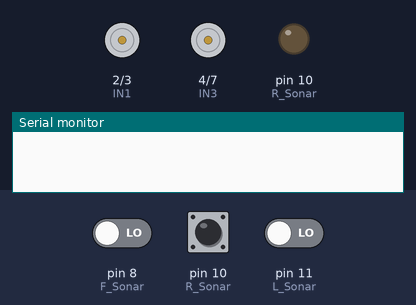
A sketch run on a simulated Arduino Uno, built with avr-gcc and run on an emulated ATmega328P. Shown: motor-driver pin pairs drawn as motors (green arrow = first pin HIGH = forward, orange = second pin HIGH = backward, longer = more drive, scaled by the enable pin), output pins drawn as LEDs (lit = HIGH), the last lines printed to the serial monitor. Inputs (shaded band) come from the test bench; at power-on: pin 10 (R_Sonar) LOW, pin 8 (F_Sonar) LOW, pin 11 (L_Sonar) LOW.

Above: at 1.2 s.
1.3 s: pin 10 (R_Sonar) pulsed HIGH 5 times (0.12 s each, 0.3 s apart)
At 3.1 s:
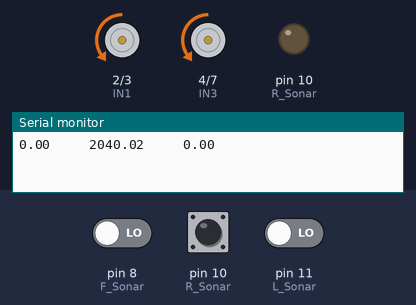
Timing chart, 0 to 13.8 s (numbered marks = the images above; inputs shaded):
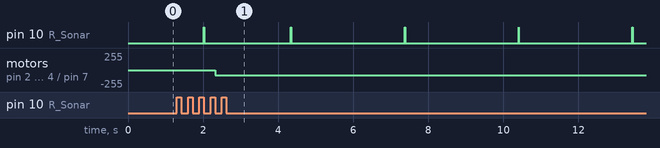

The sketch:

20230117_noping.ino
```cpp
#define IN1 2 //왼쪽 모터
#define IN2 3
#define ENL 5
#define IN3 4 //오른쪽 모터
#define IN4 7
#define ENR 6

#define F_Sonar 8
#define L_Sonar 11
#define R_Sonar 10

#define Circle 1400

void setup()
{
  pinMode(IN1, OUTPUT);
  pinMode(IN2, OUTPUT);
  pinMode(ENL, OUTPUT);

  pinMode(IN3, OUTPUT);
  pinMode(IN4, OUTPUT);
  pinMode(ENR, OUTPUT);

  pinMode(F_Sonar, OUTPUT);
  pinMode(L_Sonar, OUTPUT);
  pinMode(R_Sonar, OUTPUT);

  Serial.begin(9600);
}
float F_Sonar_sensor(){ //전방 초음파
  float duration = 0.0;
    float distance = 0.0;

    pinMode(F_Sonar, OUTPUT);
    digitalWrite(F_Sonar,LOW);
    digitalWrite(F_Sonar,HIGH);
    delay(10);
    digitalWrite(F_Sonar,LOW);

    pinMode(F_Sonar, INPUT);
    duration = pulseIn(F_Sonar,HIGH);

    distance = (duration*340.0)/2.0/10000.0;
    return distance;
}
float L_Sonar_sensor(){ //왼쪽 측면 초음파
  float duration = 0.0;
    float distance = 0.0;

    pinMode(L_Sonar, OUTPUT);
    digitalWrite(L_Sonar,LOW);
    digitalWrite(L_Sonar,HIGH);
    delay(10);
    digitalWrite(L_Sonar,LOW);

    pinMode(L_Sonar, INPUT);
    duration = pulseIn(L_Sonar,HIGH);

    distance = (duration*340.0)/2.0/10000.0;
    return distance;
}
float R_Sonar_sensor(){ //오른쪽 측면 초음파
  float duration = 0.0;
    float distance = 0.0;

    pinMode(R_Sonar, OUTPUT);
    digitalWrite(R_Sonar,LOW);
    digitalWrite(R_Sonar,HIGH);
    delay(10);
    digitalWrite(R_Sonar,LOW);

    pinMode(R_Sonar, INPUT);
    duration = pulseIn(R_Sonar,HIGH);

    distance = (duration*340.0)/2.0/10000.0;
    return distance;
}
void movement(int dir_1,int speed_1,int dir_r,int speed_r){
  switch(dir_1){ //왼쪽 모터 제어
  case 1: //전진
    digitalWrite(IN1,HIGH);
    digitalWrite(IN2,LOW);
    analogWrite(ENL,speed_1);
    break;
  case -1: //후진
    digitalWrite(IN1,LOW);
    digitalWrite(IN2,HIGH);
    analogWrite(ENL,speed_1);
    break;
  default: //정지
    digitalWrite(IN1,LOW);
    digitalWrite(IN2,LOW);
    analogWrite(ENL,0);
    break;
  }
  switch(dir_r){ //오른쪽 모터 제어
  case 1: //전진
    digitalWrite(IN3,HIGH);
    digitalWrite(IN4,LOW);
    analogWrite(ENR,speed_r);
    break;
  case -1: //후진
    digitalWrite(IN3,LOW);
    digitalWrite(IN4,HIGH);
    analogWrite(ENR,speed_r);
    break;
  default: //정지
    digitalWrite(IN3,LOW);
    digitalWrite(IN4,LOW);
    analogWrite(ENR,0);
    break;
  }
}

void basic(int mode){ //이동 단축
  switch(mode){
    case 1: //전진
      movement(-1,80,-1,80);
      break;
    case 2: //후진
      movement(1,80,1,80);
      break;
    case 3: //좌회전
      movement(1,80,-1,80);
      break;
    case 4: //우회전
      movement(-1,80,1,80);
      break;
    case 0:
      movement(0,0,0,0);
      break;
  }
}
double F_distance =0;
double L_distance =0;
double R_distance =0;

void loop() {
    float F_sonar_distance = 0.0;
    F_sonar_distance = F_Sonar_sensor();
    float L_sonar_distance = 0.0;
    L_sonar_distance = L_Sonar_sensor();
    float R_sonar_distance = 0.0;
    R_sonar_distance = R_Sonar_sensor();

    Serial.print(F_sonar_distance);
    Serial.print("     ");
    Serial.print(R_sonar_distance);
    Serial.print("     ");
    Serial.println(L_sonar_distance);

    if(F_distance!=0&&F_distance<200){
      basic(3);
      delay(Circle);
    }
    if(L_distance!=0&&L_distance<200){
      basic(3);
      delay(Circle/2);
    }
    if(R_distance!=0&&R_distance<200){
      basic(4);
      delay(Circle/2);
    }

    basic(1);
}
```

Measured:
- after the input at 1.3 s, motor on pin 2 (IN1) / pin 3 (IN2), motor on pin 4 (IN3) / pin 7 (IN4): stopped → backward 80/255 after 1.0 s instead of 1.7 s
